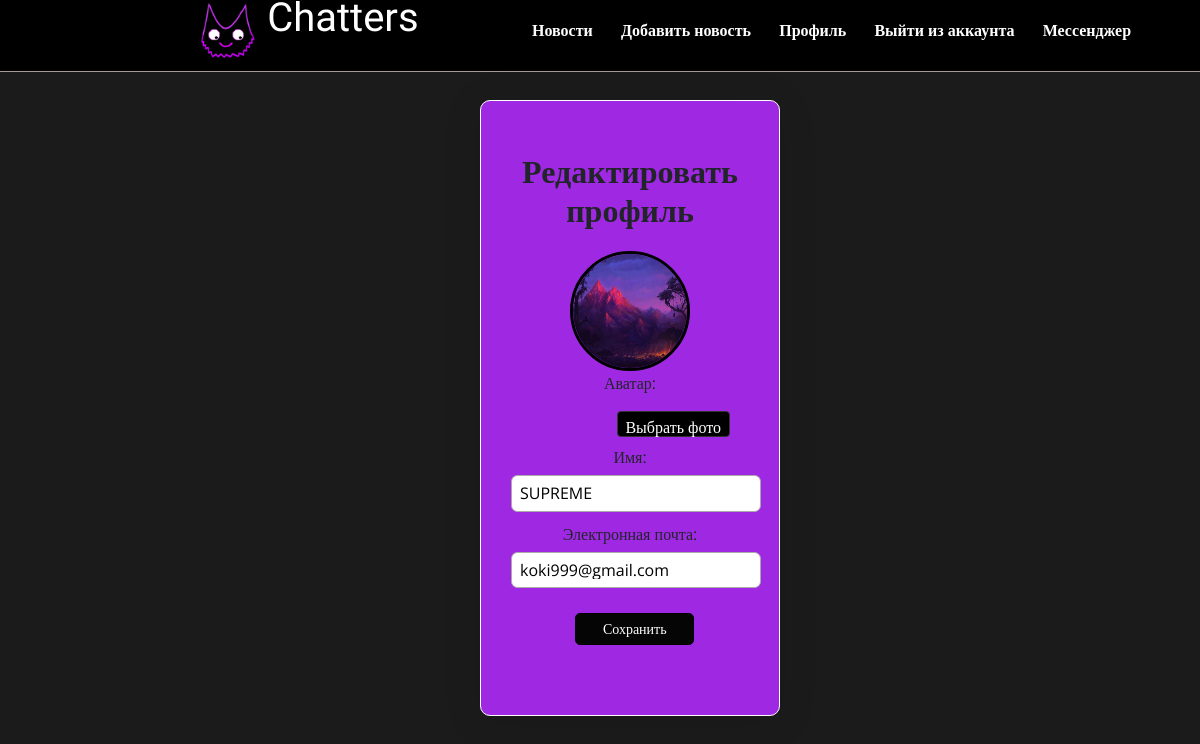
/user/profile/ (signed in), run on the app's committed database.
### users1/models.py (models this page shows, shortened)
class User(AbstractUser):
    image = models.ImageField(upload_to='users_images/', blank = True, null = True, verbose_name='Аватар', default='users_images/default_avatar.png')
    timezone = models.CharField(max_length=50, default='UTC')
    class Meta:
        db_table = 'user'
        verbose_name = 'Пользователи'
        verbose_name_plural = 'Пользователи'

### users1/views.py (the view)
# urls.py: path('profile/', views.profile, name='profile'),
@login_required
def profile(request):
    user = request.user
    if request.method == 'POST':
        form = ProfileForm(request.POST, request.FILES, instance=user)
        if form.is_valid():
            form.save()
            messages.success(request, "Профиль обновлен")
            return HttpResponseRedirect(reverse("profile"))
    else:
        form = ProfileForm(instance=request.user)
    context: dict[str, str] = {
        'title': 'Home - Кабинет',
        'form': form,
        'user': user,
    }
    return render(request, 'users/profile.html', context)

### users1/forms.py
class ProfileForm(UserChangeForm):
    class Meta:
        model = User
        fields = [
            'image',
            'email',
            'username',
        ]
        image = forms.ImageField(required=False)
        email = forms.CharField(),
        username = forms.CharField(max_length=8),

### users1/templates/users/profile.html (shortened to what this page needs)
{% extends "main/layout.html" %}
{% load static %}
{% block content %}
    <div class="features">
        <div class="container-profile">
            <h1>Редактировать профиль</h1>
            <form action = '{% url "profile" %}' method="post" enctype="multipart/form-data">
                <div class="form-group1">
                    <div class = 'col-md-12 mb-3 text-center'>
                        {% if user.image %}
                            <img src = '{{ user.image.url }}'
                            alt = 'Аватар пользователя'
                            class = 'user_image'
                            style = 'background-color: white;'>
                        {% else %}
                            <img src="http://study-baltic.ru/wp-content/uploads/2017/08/znak-voprosa.png"
                            alt = 'Аватар пользователя'
                            class = 'user_image'
                            style = 'background-color: white;'>
                        {% endif %}
                        <p>Аватар:</p>
                        <div class = 'image_btn'>
                            <label for = 'id_image' class = 'label_image'>Выбрать фото</label>
                        </div>
                        <div>
                        </div>
                    </div>
                </div>
                <div class = 'profile_2_3'>
                    <div class = 'form-group1' id = 'profile_2'>
                        <p for="id_username">Имя:</p>
                        <input type="text" id="id_username" name="username"
                        required
                        class = 'profile_settings'
                        value = "{{ form.username.value}}">
                    </div>
                    <div class="form-group1">
                        <p for="id_email">Электронная почта:</p>
                        <input type="email" id="id_email" name="email" required class = 'profile_settings'
                        value="{{ form.email.value}}">
                    </div>
                    <button type="submit" class="edit-profile">Сохранить</button>
                </div>
            </form>
        </div>
    </div>
{% endblock %}

### main/static/main/css/main.css (style rules this page uses)
body { background-color: #1b1b1b; height: 100vh; margin: 0; font-family: "Open Sans", serif; font-size: clamp(0.9rem, 2vw, 1rem); display: flex; flex-direction: column; }
.features { width: 100%; margin: 0; padding: 0; text-align: center; flex: 1; }
h1 { font-family: "Open Sans", serif; font-optical-sizing: auto; font-style: normal; font-weight: bold; }
input { width: 40%; padding: 0.5rem; border: 0.0125rem solid #aca9a9; border-radius: 0.4rem; font-size: 1em; }
.container-profile { background-color: #a62aeef3; padding: 1.875rem; border-radius: 0.625rem; box-shadow: 0 0.3125rem 2.5rem rgba(0, 0, 0, 0.1); width: 21vw; position: relative; left: 40vw; top: 6.25rem; border: white 0.0625rem solid; }
.user_image { width: 9.375rem; height: 9.375rem; border-radius: 50%; border: 0.1875rem solid #007bff; }
.profile_settings { width: 15.625rem; }
.form-group1 { text-align: center; }
.edit-profile { display: block; margin-bottom: 0.3125rem; color: #ffffff; width: 50%; height:auto; position: relative; left: 27%; padding: 0.4375rem; border: 0.0625rem solid #000000; border-radius: 0.3125rem; font-size: 0.875rem; background-color: #050505; top: 0.9375rem; }
.user_image { width: 7.5rem; display: inline-block; overflow: hidden; border-radius: 50%; height: 7.5rem; border: 0.1875rem black solid; }
.profile_settings { position: relative; bottom: 0.625rem; }
.profile_2_3 { position: relative; bottom: 3.125rem; }
.label_image { position: relative; color: #ffffff; top: 0.1875rem; cursor: pointer; }
.image_btn { border: 0.0625rem solid #333; border-radius: 0.25rem; background-color: #000000; position: relative; left:calc(70vw * (70/1440)); width: 9.375vw; height: 2.1875vw; text-align: center; transition: 0.1s ease-in-out; cursor: pointer; }
:root { --avatar-size: clamp(2rem, 5vw, 3rem); --message-padding: clamp(0.5rem, 1.5vw, 1rem); --message-gap: clamp(0.5rem, 1vw, 0.8rem); --font-size-sm: clamp(0.7rem, 2vw, 0.8rem); --font-size-md: clamp(0.8rem, 2.5vw, 1rem); }
@media (max-width: 1440px) { .features { width: 80%; } }
@media (max-width: 1440px) { .image_btn { position: relative; margin-left:5vh; } }
@media (max-width: 1440px) { input, textarea { width: 80%; } }
@media (max-width: 1440px) { .container-profile { width:25vw; } }
@media (max-width: 1440px) { .image_btn { left:5.5vw; } }
img { max-width: 100%; height: auto; }
html { font-size: 1rem; }

### data on the page
User: image (picture), username "SUPREME", email "koki999@gmail.com"
